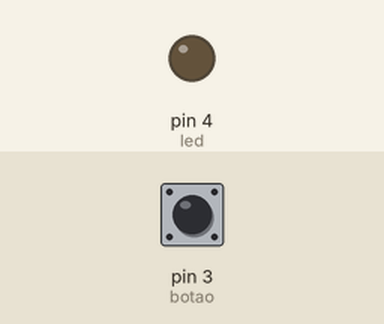
Bench run of a sketch on a simulated Arduino Uno, built with avr-gcc and run on an emulated ATmega328P. Shown: output pins drawn as LEDs (lit = HIGH). Inputs (shaded band) come from the test bench; at power-on: pin 3 (botao) LOW.

Above: at 1.2 s.
1.3 s: pin 3 (botao) pulled HIGH for 0.15 s
At 2.6 s:
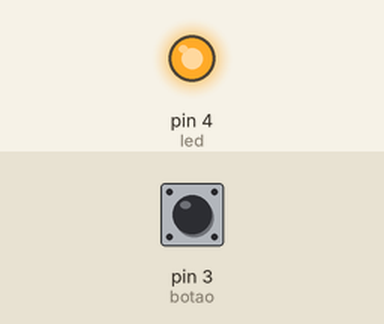
2.9 s: pin 3 (botao) pulled HIGH for 1 s
At 5.1 s:
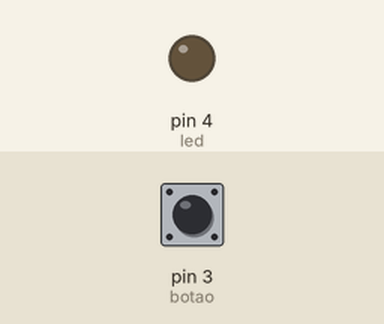
5.4 s: pin 3 (botao) pulled HIGH for 3.2 s
At 10.0 s:
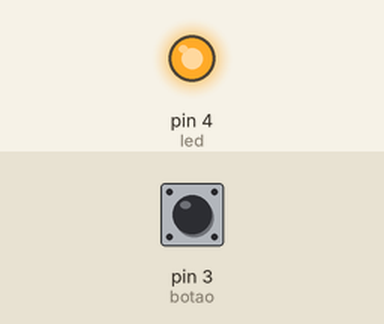
Timing chart, 0 to 11.5 s (numbered marks = the images above; inputs shaded):
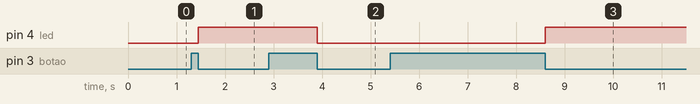

The sketch:

Sketch.ino
```cpp
#define led 4           // Definindo a porta 4 do Arduino com o nome 'led'
#define botao 3         // Definindo a porta 3 do Arduino com o nome 'botao'
int botaoClicado = 0;   //Definindo variável 'botaoClicado' do tipo inteiro, inicializando com 0
int botaoLiberado = 0;  //Definindo variável 'botaoLiberado' do tipo inteiro, inicializando com 0

//Função que auxilia na troca do led
void trocaLed()
{
  if(digitalRead(led) == HIGH)
  { //Se a leitura do led estiver em nível lógico alto(5v), passará para o nível lógico baixo(0v)
    digitalWrite(led, LOW);
  }
  else
  { //Senão o led irá ligar
    digitalWrite(led, HIGH);
  }
}

//Função para controlar o estado do botão
void keyup()
{
  if((botaoClicado == 1) and (botaoLiberado == 1))
  { //Se os dois estados do botão forem verdadeiros, irão retornar para zero e trocar o estado do led
    botaoClicado = 0;
    botaoLiberado = 0;
    trocaLed();
  }
}

void setup()
{
  pinMode(led, OUTPUT);  // Configura o pino digital 4 como saída
  pinMode(botao, INPUT); // Configura o pino digital 3 como entrada
}

void loop()
{
  //Ao pressionar o botão, o led acende e permanece aceso e ao clicar novamente, ele será apagado.
  if (digitalRead(botao) == HIGH)
  { // Estou lendo o estado do botão, caso esteja pressionado irá ligar o led
    botaoClicado = 1;
    botaoLiberado = 0;
  }
  else
  { //Caso o botão não esteja pressionado, o led permanecerá desligado
    botaoLiberado = 1;
  }
  keyup(); //Chama a função declarada
}
```

Measured:
- after the input at 1.3 s, pin 4 (led): LOW → HIGH after 0.15 s
- after the input at 2.9 s, pin 4 (led): HIGH → LOW after 1.0 s
- after the input at 5.4 s, pin 4 (led): LOW → HIGH after 3.2 s
